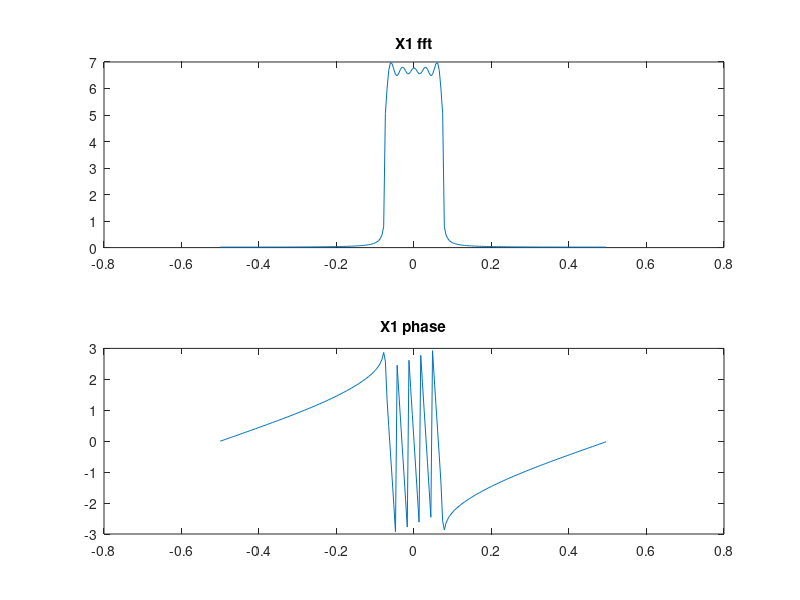
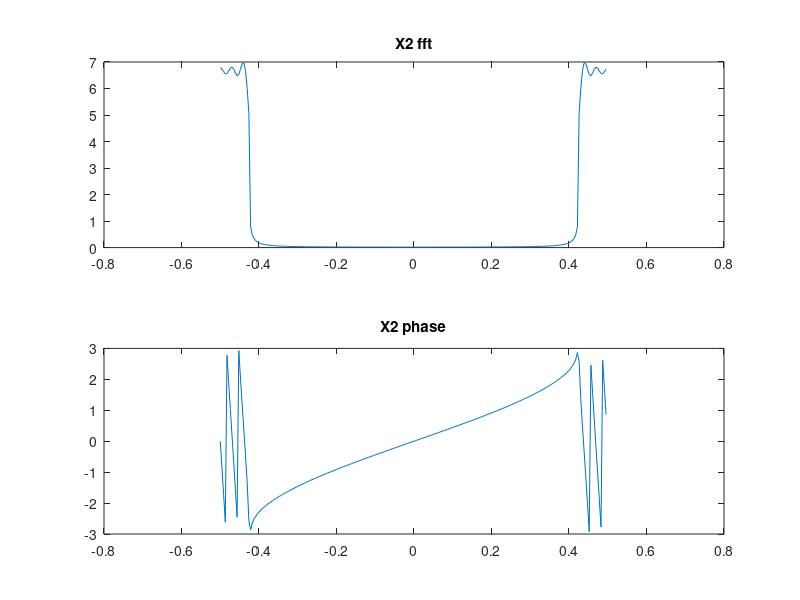
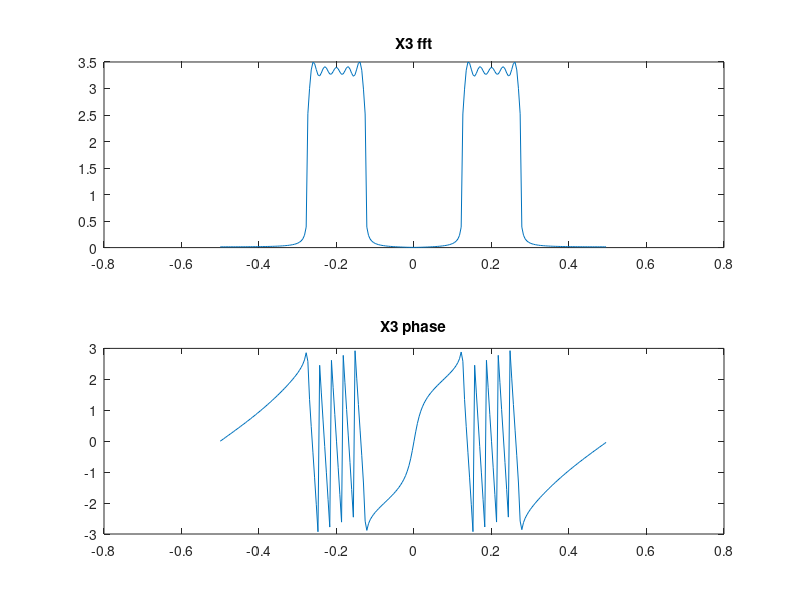

Write the MATLAB code that produced these figures, in order.
clear all; close all;
f=0.15;
n=0:1:229;
X1 = sinc(f*(n-32));
X2 = sinc(f.*(n-32)).*(-1).^n;
X3 = sinc(f*(n-32)).*cos(2*pi*0.2*n);
w = (-230/2:230/2 -1)*(1/230);
Xabs1 = abs(fftshift(fft(X1)));
Xabs2 = abs(fftshift(fft(X2)));
Xabs3 = abs(fftshift(fft(X3)));
Xangle1 =angle(fftshift(fft(X1)));
Xangle2 =angle(fftshift(fft(X2)));
Xangle3 =angle(fftshift(fft(X3)));


figure(1);
subplot(2,1,1);
plot(w,Xabs1);
title('X1 fft');
subplot(2,1,2);
plot(w,Xangle1);
title('X1 phase');

figure(2);
subplot(2,1,1);
plot(w,Xabs2);
title('X2 fft');
subplot(2,1,2);
plot(w,Xangle2);
title('X2 phase');


figure(3)
subplot(2,1,1);
plot(w,Xabs3);
title('X3 fft');
subplot(2,1,2);
plot(w,Xangle3);
title('X3 phase');
